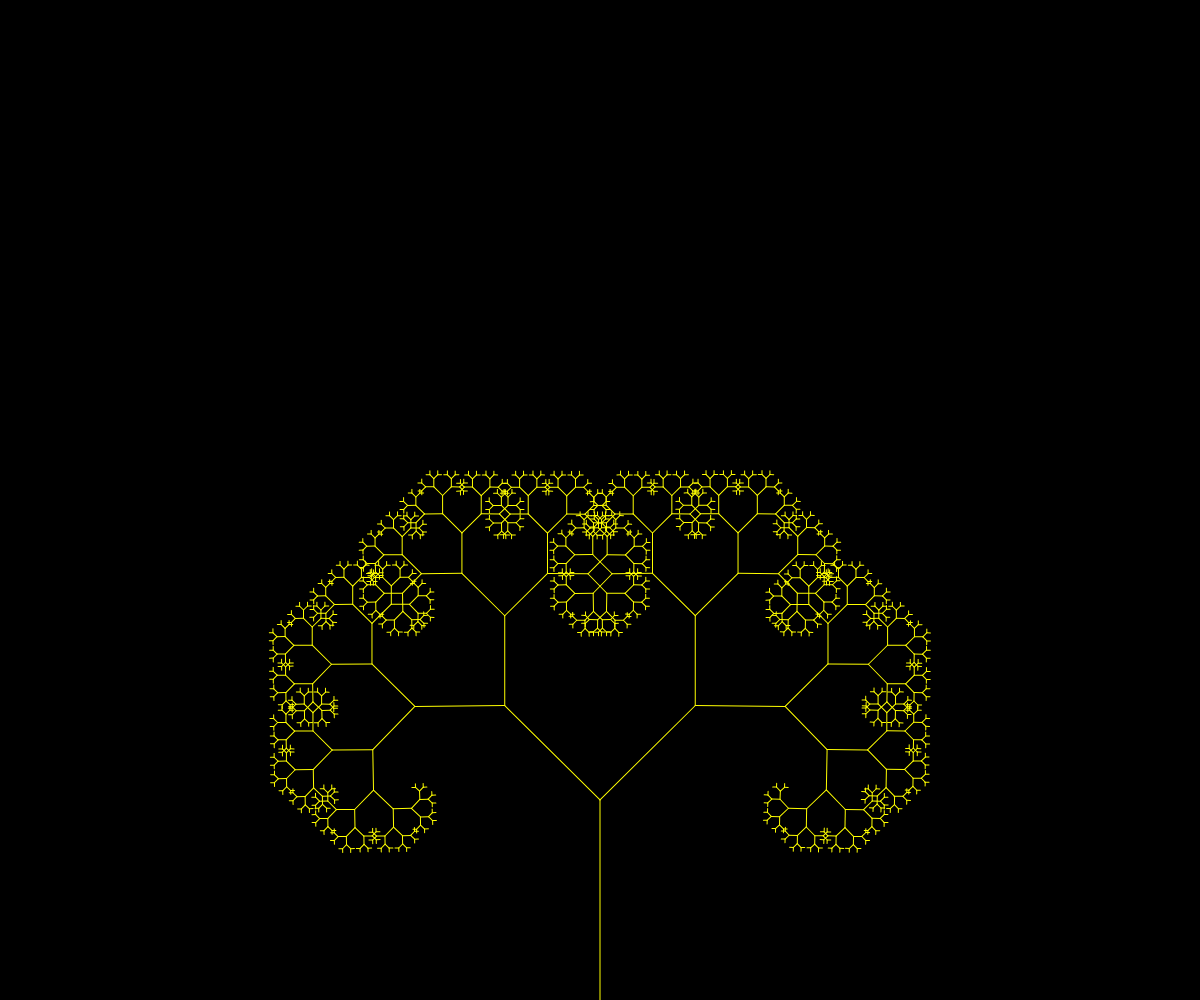
Frame 1 (no input)
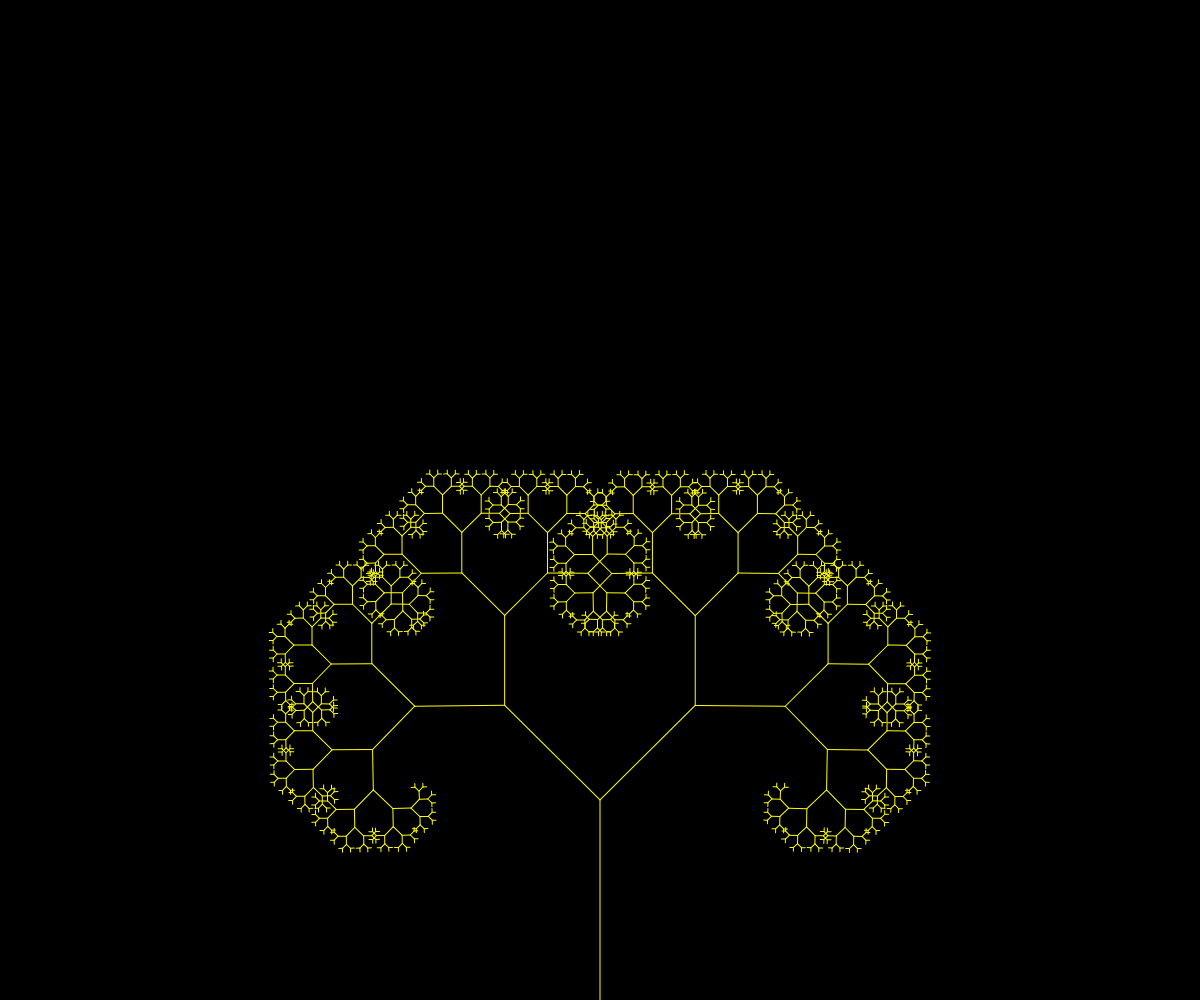
Frame 60 (no input)
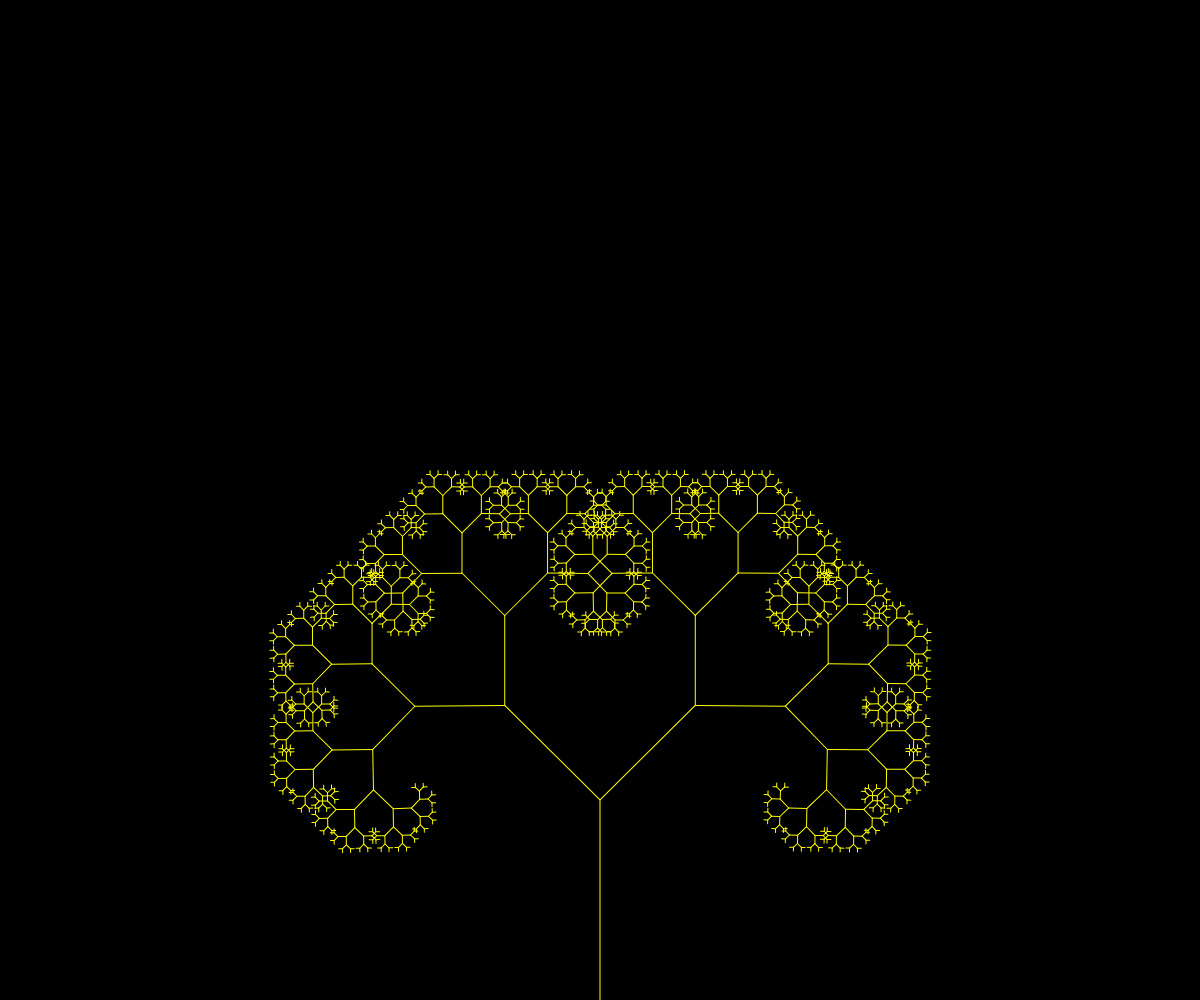
Frame 120 (the mouse pressed at the canvas centre since frame 60)

The p5.js sketch that drew these frames (run headless with seeded random() and noise() and a simulated clock; from frame 60 on, the mouse is pressed at the canvas centre):

// p5.js sketch
// ── sketch.js
var angle1 = 0;
var angle2 = 0;
var branchdiv = 0;

function setup() {
  createCanvas(windowWidth, windowHeight);
  sliderangle1 = createSlider(0, TWO_PI, PI/4, 0.01);
  sliderangle2 = createSlider(0, TWO_PI, PI/4, 0.01);
  sliderbranchdiv = createSlider(0, 0.67, 0.67, 0.01);
}

function draw() {
  background(0);
  stroke(255, 255, 0);
  angle1 = sliderangle1.value();
  angle2 = sliderangle2.value();
  branchdiv = sliderbranchdiv.value();
  translate(windowWidth/2, height);
  branch(200);
}
function move(num) {
  return random(noise(-1,1))+num;
}
function branch(len){
  line(0, 0, 0, -move(len));
  translate(0, -move(len));
    if (len>4){
    push();
    rotate(angle1);
    branch(len*branchdiv);
    pop();
    rotate(-angle2);
    branch(len*branchdiv);
  }
}
